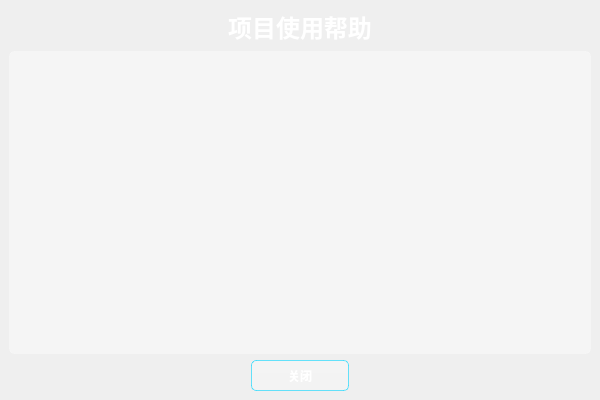
<?xml version="1.0" encoding="UTF-8"?>
<ui version="4.0">
 <class>HelpModelWindow</class>
 <widget class="QMainWindow" name="HelpModelWindow">
  <property name="geometry">
   <rect>
    <x>0</x>
    <y>0</y>
    <width>600</width>
    <height>400</height>
   </rect>
  </property>
  <property name="minimumSize">
   <size>
    <width>600</width>
    <height>400</height>
   </size>
  </property>
  <property name="maximumSize">
   <size>
    <width>800</width>
    <height>600</height>
   </size>
  </property>
  <property name="windowTitle">
   <string>MainWindow</string>
  </property>
  <property name="windowIcon">
   <iconset resource="resource.qrc">
    <normaloff>:/img/img/favicon.ico</normaloff>:/img/img/favicon.ico</iconset>
  </property>
  <property name="styleSheet">
     <string>QWidget#HelpModelWindow {
  background: qlineargradient(x1:0, y1:0, x2:1, y2:1, 
        stop:0 #0f0f23, 
        stop:0.3 #1a1a2e, 
        stop:0.6 #16213e, 
        stop:1 #0f3460);
    border-radius: 5px;
    border: 1px solid qlineargradient(x1:0, y1:0, x2:1, y2:1, 
        stop:0 #00d4ff, 
        stop:0.5 #0099cc, 
        stop:1 #0066ff);
}

QWidget#centralwidget {
    background: transparent;
    border-radius: 5px;
}

QLabel {
    color: white;
    font-size: 12px;
}

QLabel#lblProjectHelp {
    color: white;
    font-weight: bold;
    font-size: 24px;
    text-shadow: 0px 0px 10px rgba(0, 212, 255, 0.5);
}

QTextBrowser {
    background: rgba(255, 255, 255, 90);
    border: 1px solid rgba(255, 255, 255, 50);
    border-radius: 5px;
    color: #333;
    font-size: 12px;
    padding: 8px;
    selection-background-color: rgba(0, 212, 255, 100);
}

QTextBrowser:focus {
    border: 1px solid rgba(255, 255, 255, 150);
    background: rgba(255, 255, 255, 95);
}

/* 滚动条样式 */
QScrollBar:vertical {
    background: rgba(255, 255, 255, 30);
    width: 12px;
    border-radius: 5px;
    border: 1px solid rgba(255, 255, 255, 50);
}

QScrollBar::handle:vertical {
    background: qlineargradient(x1:0, y1:0, x2:1, y2:0, stop:0 #4facfe, stop:1 #00f2fe);
    border-radius: 5px;
    min-height: 20px;
    border: 1px solid rgba(79, 172, 254, 150);
}

QScrollBar::handle:vertical:hover {
    background: qlineargradient(x1:0, y1:0, x2:1, y2:0, stop:0 #5fbdff, stop:1 #10f3ff);
}

QScrollBar::add-line:vertical, QScrollBar::sub-line:vertical {
    border: none;
    background: none;
}

QPushButton {
    background: qlineargradient(x1:0, y1:0, x2:0, y2:1, stop:0 rgba(255, 255, 255, 80), stop:1 rgba(255, 255, 255, 60));
    border: 1px solid rgba(255, 255, 255, 100);
    border-radius: 5px;
    color: white;
    font-weight: bold;
    font-size: 12px;
    padding: 8px;
}

QPushButton:hover {
    background: qlineargradient(x1:0, y1:0, x2:0, y2:1, stop:0 rgba(255, 255, 255, 100), stop:1 rgba(255, 255, 255, 80));
    border: 1px solid rgba(255, 255, 255, 150);
}

QPushButton:pressed {
    background: qlineargradient(x1:0, y1:0, x2:0, y2:1, stop:0 rgba(255, 255, 255, 60), stop:1 rgba(255, 255, 255, 40));
}

QPushButton#btnClose {
    background: qlineargradient(x1:0, y1:0, x2:0, y2:1, 
        stop:0 rgba(0, 212, 255, 120), 
        stop:1 rgba(0, 102, 255, 100));
    border: 1px solid rgba(0, 212, 255, 150);
    color: #ffffff;
    text-shadow: 0px 0px 8px rgba(0, 212, 255, 0.5);
    box-shadow: 0px 0px 15px rgba(0, 212, 255, 0.3);
    border-radius: 5px;
    font-size: 12px;
    min-width: 80px;
}

QPushButton#btnClose:hover {
    background: qlineargradient(x1:0, y1:0, x2:0, y2:1, 
        stop:0 rgba(0, 212, 255, 150), 
        stop:1 rgba(0, 102, 255, 130));
    border: 1px solid rgba(0, 212, 255, 200);
    box-shadow: 0px 0px 20px rgba(0, 212, 255, 0.5);
    text-shadow: 0px 0px 10px rgba(0, 212, 255, 0.7);
}

QPushButton#btnClose:pressed {
    background: qlineargradient(x1:0, y1:0, x2:0, y2:1, 
        stop:0 rgba(0, 212, 255, 80), 
        stop:1 rgba(0, 102, 255, 60));
    border: 1px solid rgba(0, 212, 255, 100);
    box-shadow: 0px 0px 10px rgba(0, 212, 255, 0.2);
}</string>
  </property>

  <widget class="QWidget" name="centralwidget">
   <layout class="QVBoxLayout" name="verticalLayout">
    <item>
     <widget class="QLabel" name="lblProjectHelp">
      <property name="font">
       <font>
        <family>Arial Black</family>
        <pointsize>24</pointsize>
        <weight>75</weight>
        <bold>true</bold>
       </font>
      </property>
      <property name="text">
       <string>项目使用帮助</string>
      </property>
      <property name="textFormat">
       <enum>Qt::AutoText</enum>
      </property>
      <property name="alignment">
       <set>Qt::AlignCenter</set>
      </property>
     </widget>
    </item>
    <item>
     <widget class="QTextBrowser" name="textBrowser"/>
    </item>
    <item>
     <layout class="QHBoxLayout" name="horizontalLayout">
      <item>
       <spacer name="horizontalSpacer">
        <property name="orientation">
         <enum>Qt::Horizontal</enum>
        </property>
        <property name="sizeHint" stdset="0">
         <size>
          <width>40</width>
          <height>20</height>
         </size>
        </property>
       </spacer>
      </item>
      <item>
       <widget class="QPushButton" name="btnClose">
        <property name="minimumSize">
         <size>
          <width>0</width>
          <height>31</height>
         </size>
        </property>
        <property name="maximumSize">
         <size>
          <width>16777215</width>
          <height>31</height>
         </size>
        </property>
        <property name="font">
         <font>
          <family>Arial</family>
          <pointsize>16</pointsize>
         </font>
        </property>
        <property name="text">
         <string>关闭</string>
        </property>
       </widget>
      </item>
      <item>
       <spacer name="horizontalSpacer_2">
        <property name="orientation">
         <enum>Qt::Horizontal</enum>
        </property>
        <property name="sizeHint" stdset="0">
         <size>
          <width>40</width>
          <height>20</height>
         </size>
        </property>
       </spacer>
      </item>
     </layout>
    </item>
   </layout>
  </widget>
 </widget>
 <resources>
  <include location="resource.qrc"/>
 </resources>
 <connections/>
</ui>
